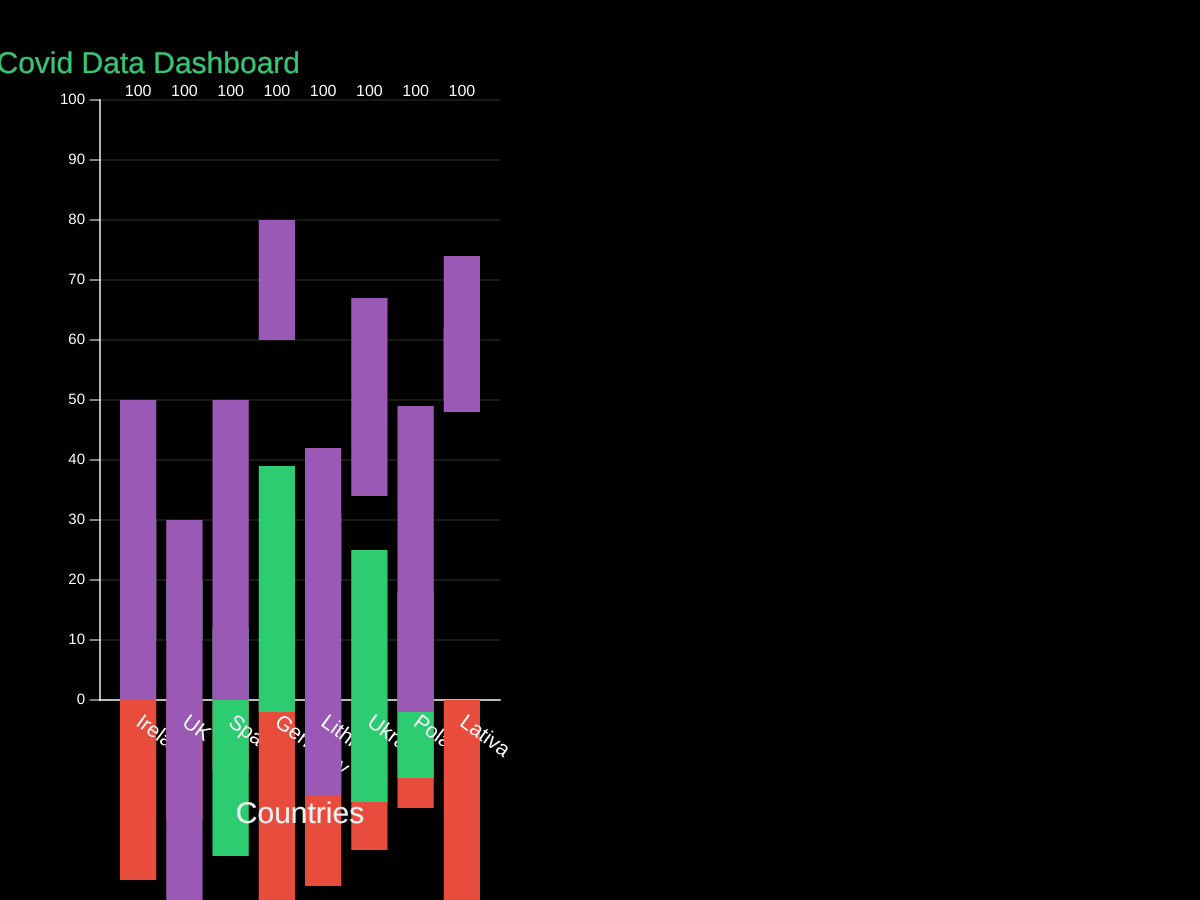
Frame 1 (no input)
Frame 60 (no input): identical to frame 1, image omitted
Frame 120 (the mouse pressed at the canvas centre since frame 60): identical to frame 1, image omitted

The p5.js sketch that drew this single still picture (run headless with seeded random() and noise() and a simulated clock; from frame 60 on, the mouse is pressed at the canvas centre):

// p5.js sketch
// ── sketch.js
let data01 = [
    { name: "Ireland", total: 100, values: [30, 20, 50]},
    { name: "UK", total: 100, values: [20, 10, 70]},
    { name: "Spain", total: 100, values: [12, 38, 50]},
    { name: "Germany", total: 100, values: [39, 41, 20]},
    { name: "Lithiuna", total: 100, values: [31, 11, 58]},
    { name: "Ukraine", total: 100, values: [25, 42, 33]},
    { name: "Poland", total: 100, values: [18, 31, 51]},
    { name: "Lativa", total: 100, values: [62, 12, 26]}
];

// let data02 = [
//     { name: "0-9", total: 7 },
//     { name: "10-19", total: 33 },
//     { name: "20-29", total: 53 },
//     { name: "30-40", total: 64 }
// ];


let chart01;
// let chart02;

function setup() {
    createCanvas(1200, 900);

    chart01 = new BarChart(data01)
    chart01.chartWidth = 400;
    chart01.chartHeight = 600;
    chart01.posX = 100;
    chart01.posY = 700;
 

    // chart02 = new BarChart(data02)
    // chart02.chartWidth = 400;
    // chart02.chartHeight = 600
    // chart02.posX = 700;
    // chart02.posY = 700;
    // chart02.updateValues();

}


function draw() {
    background(0);
    chart01.updateValues();
    chart01.render();
    // chart02.render();
}
// ── BarChart.js
class BarChart{
    constructor(_data){
        this.data = _data;

        this.chartHeight = 200;
        this.chartWidth = 200;
        this.spacing = 10;
        this.margin = 20;
        this.numTicks = 10;
        this.posX = 100;
        this.posY = 300;
        this.tickIncrements;
        this.maxValue;
        this.numPlaces = 0.1;
        this.tickSpacing;
        this.barWidth;
        this.availableWidth;
        this.tickbelow;

        this.showValues = true; //show values above
        this.showLabels = true; //rotate values
        this.rotateLabels = true; //show name

        this.title2="Covid Data Dashboard";

        this.title="Countries";
        this.fontSize = 30;
        this.textFont = ('Roboto');
        this.chartWidthAge = 400;
        this.chartHeightAge = -150;

        this.colors = [color('#e74c3c'), color('#2ecc71'), color('#9b59b6 ')];
        
        this.showLegend = true;
        this.nameLegendCase="cases";

        this.updateValues();
        this.calculateMaxValue();
    }

    updateValues(){
        this.tickSpacing = this.chartHeight / this.numTicks; //space between ticks on  the left 
        this.availableWidth = this.chartWidth - (this.margin * 2) - (this.spacing * (this.data.length - 1)); //available space for bars
        this.barWidth = this.availableWidth / this.data.length; //bar width
        //this.tickbelow = this.chartHeight / this.numTicks; //space between ticks on the below (need help)********
    }

    calculateMaxValue(){
        let listValues = this.data.map(function(x) {return x.total});
        this.maxValue = max(listValues);
        this.tickIncrements = (this.maxValue / this.numTicks);
    }
    


    render(){
    push()
    translate(this.posX, this.posY);
    this.drawAxis();
    this.drawTicks();
    this.drawHorizontalTicks();
    // this.drawHorizontalTicks2();
    this.drawRects();
    this.titleAge();
    this.titleCovid();
    //this.drawVerticalTicks();
    pop()
    }


    scaledData(num){ //this function accepts a parameter(number) and scales it using max and chartHeight
        return map(num, 0, this.maxValue, 0, this.chartHeight);
    }
    
    drawAxis(){
        stroke(255, 180);
        strokeWeight(2);
        line(0, 0, 0, -this.chartHeight); //y
        line(0, 0, this.chartWidth, 0); //x
        
    }
    
    titleAge(){
        fill('#ecf0f1');
        textSize(this.fontSize);
        textAlign(CENTER, BOTTOM);
        text(this.title, this.chartWidthAge / 2, -this.chartHeightAge - 20);
        textFont(); //not work with font
    }

    titleCovid(){
        fill('#2ecc71');
        textSize(this.fontSize);
        textAlign(RIGHT, BOTTOM);
        text(this.title2, this.chartWidth / 2, -this.chartHeight - 20);
        textFont(); //not work with font
        rotate(PI / 5);
    }

    drawTicks(){
        for(let i=0; i<=this.numTicks; i++){
            //ticks
            stroke(255);
            strokeWeight(1);
            line(0, this.tickSpacing * -i, -10, this.tickSpacing * -i);
    
            //numbers (text)
            fill(255);
            noStroke();
            textSize(15);
            textAlign(RIGHT, CENTER);
            text((i * this.tickIncrements).toFixed(this.numPlaces), -15, this.tickSpacing * -i);
        }
    }
    
    drawHorizontalTicks(){
            for(let i=0; i<=this.numTicks; i++){
                //horizontal lines
                stroke(255);
                strokeWeight(0.2);
                line(0, this.tickSpacing * -i, this.chartWidth, this.tickSpacing * -i);
            }
    }


    drawVerticalTicks(){ 
        for(let i=0; i<=this.barWidth; i++){
            //Vertical lines
            stroke(2);
            strokeWeight(5);
            line(0, this.tickSpacing * -i, this.chartWidth, this.barWidth * -i);
        }
}

    drawRects(){
        push();
        translate(this.margin, 0);
        for(let i=0; i<this.data.length; i++){
            push();
            for(let j=0; j<this.data[i].values.length; j++){
            let colorNumber = j % 3;
            //bars
            fill(this.colors[colorNumber]);
            noStroke();
            rect((this.barWidth + this.spacing) * i, 0, this.barWidth, this.scaledData(-this.data[i].values[j]));
            translate(0, this.scaledData(-this.data[i].values[j]));
            }
            pop(); 

            //numbers (text)
            if(this.showValues){
                noStroke();
                fill(255);
                textSize(16);
                textAlign(CENTER, BOTTOM);
                text(this.data[i].total, ((this.barWidth + this.spacing) * i) + this.barWidth / 2, this.scaledData(-this.data[i].total));
            }
    
            //text
            if(this.showLabels){
                if(this.rotateLabels){
                    push();
                    noStroke();
                    fill(255);
                    textSize(21);
                    textAlign(LEFT, CENTER);
    
                    translate(((this.barWidth + this.spacing) * i) + this.barWidth / 2, 20);
                    rotate(PI / 5);
                    text(this.data[i].name, 0, 0);
                    pop();
                }    else{
                    noStroke();
                    fill(255);
                    textSize(14);
                    textAlign(CENTER, BOTTOM);
                    text(this.data[i].name, ((this.barWidth + this.spacing) * i) + this.barWidth / 2, 20);
                }
                
            }
        }
        pop();
    }

    drawLegend(){
        if(this.showLegend){
            //legend 1 - cases
            push();
            translate(0,0);
            fill(255, 216, 122);
            ellipse(0, 5, 10, 10);
            textAlign(LEFT, CENTER);
            textSize(this.fontSize);
            text(this.nameLegendCase, 15, 5);
            pop();
        }
    }
}
